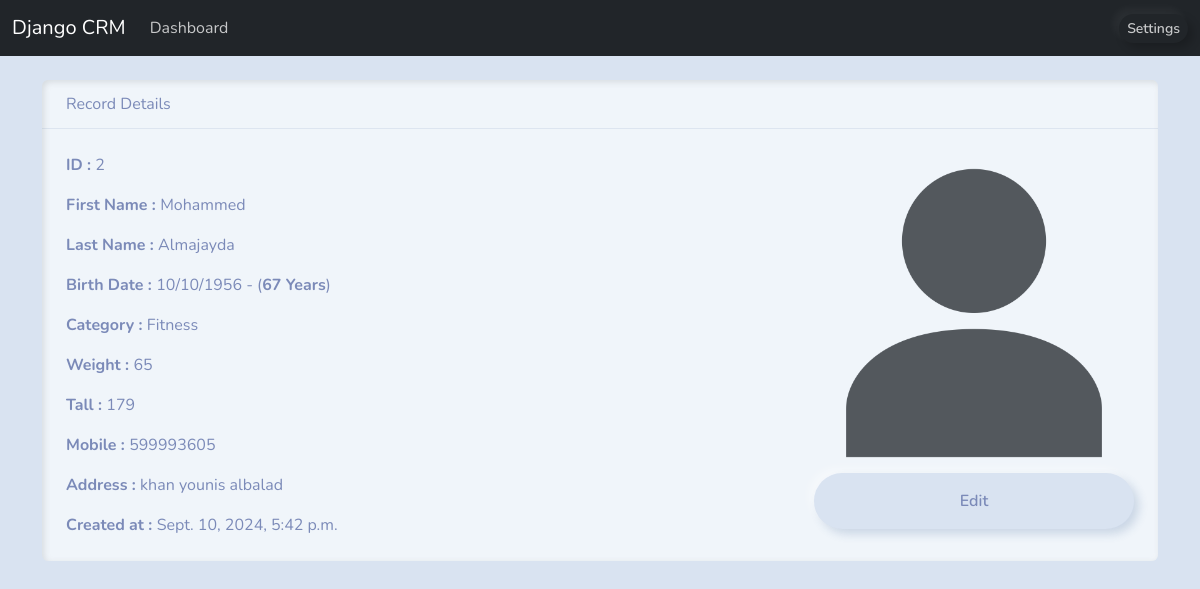
The page /view-record/2/ (signed in) on the database its author committed.
### webapp/models.py (models this page shows, shortened)
class Record(models.Model):
    first_name = models.CharField(max_length=255)
    last_name = models.CharField(max_length=255)
    birth_date = models.DateField(auto_now=False)
    category = models.ForeignKey(Category , on_delete=models.SET_NULL , null = True)
    weight = models.IntegerField()
    tall = models.IntegerField()
    mobile = models.CharField(max_length=13)
    address= models.CharField(max_length=500)
    created_at = models.DateTimeField(auto_now_add=True)
    def get_age(self):
        today = date.today()
        age = today.year - self.birth_date.year - ((today.month, today.day) < (self.birth_date.month, self.birth_date.day))
        return age
    class Meta:
        ordering = ["-created_at"]

class Category(models.Model):
    name = models.CharField(max_length=50)
    crated_at = models.DateTimeField(auto_now_add=True)
    def __str__(self):
        return self.name

### webapp/views.py (the view)
# urls.py: path('view-record/<int:id>/',views.view_record,name='view-record'),
@login_required
def view_record(request,id):
    record = get_object_or_404(Record,pk=id)
    return render(request,'view_record.html',{'record':record})

### webapp/templates/view_record.html (shortened to what this page needs)
{% extends 'base.html' %}
{% block content %}
<div class="container">
    <br>
    <div class="card border-primary bg-light mb-3">
        <div class="card-header">
            Record Details
        </div>
        <div class="card-body d-flex justify-content-between">
          <div>
            <p class="card-text"><strong>ID : </strong>{{record.id}}</p>
            <p class="card-text"><strong>First Name : </strong>{{record.first_name}}</p>
            <p class="card-text"><strong>Last Name : </strong>{{record.last_name}}</p>
            <p class="card-text"><strong>Birth Date : </strong>{{record.birth_date | date:'d/m/Y'}} - (<strong>{{record.get_age}} Years</strong>)</p>
            <p class="card-text"><strong>Category : </strong>{{record.category}}</p>
            <p class="card-text"><strong>Weight : </strong>{{record.weight}}</p>
            <p class="card-text"><strong>Tall : </strong>{{record.tall}}</p>
            <p class="card-text"><strong>Mobile : </strong>{{record.mobile}}</p>
            <p class="card-text"><strong>Address : </strong>{{record.address}}</p>
            <p class="card-text"><strong>Created at : </strong>{{record.created_at}}</p>
          </div>
          <div style="max-width: 20rem;" class="text-center">
            {% load static %}
            <img src="{% static 'imgs/user.png' %}" width="100%">
            <a href="{% url 'edit-record' id=record.id %}" class="btn btn-warning w-100">Edit</a>
          </div>
        </div>
      </div>
</div>
{% endblock content %}

### templates/base.html (shortened to what this page needs)
{% load static %}
<!DOCTYPE html>
<html lang="en">
<head>
        <link rel="stylesheet" href="{% static 'css/bootstrap.min.css' %}">
</head>
<body>
    {% include 'components/navbar.html' %}
    {% block content %}
    {% endblock content %}
</body>
</html>

### templates/components/navbar.html (shortened to what this page needs)
<nav class="navbar navbar-expand-lg bg-dark" data-bs-theme="dark">
    <div class="container-fluid">
    <a class="navbar-brand" href="{% url 'index' %}">Django CRM</a>
    <div class="collapse navbar-collapse" id="navbarColor02">
      <ul class="navbar-nav me-auto">
        {% if not request.user.is_authenticated %}
        <li class="nav-item">
          <a class="nav-link" href="{% url 'login' %}">Sign-In</a>
        </li>
        <li class="nav-item">
          <a class="nav-link" href="{% url 'register' %}">Sign-Up</a>
        </li>
      </ul>
        {% else %}
        <li class="nav-item">
          <a class="nav-link" href="{% url 'dashboard' %}">Dashboard</a>
        </li>
      </ul>
      <span>
        <a class="btn btn-light btn-sm" href="{% url 'user-settings' %}">Settings</a>
      </span>
      {% endif %}
    </div>
  </div>
</nav>

### rows shown on the page
Record: id "2", first_name "Mohammed", last_name "Almajayda", birth_date "10/10/1956", get_age "67", category "Fitness", weight "65", tall "179", mobile "599993605", address "khan younis albalad", created_at "Sept. 10, 2024, 5:42 p.m."
